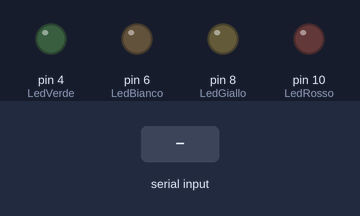
The sketch below on a simulated Arduino Uno, built with avr-gcc and run on an emulated ATmega328P. Parts: output pins drawn as LEDs (lit = HIGH). Dashed ring = blinking. The inputs (shaded band) are chosen by the test bench. What the sketch prints to the serial monitor is not drawn.

Above: at 0.8 s.
0.9 s: "90,45\n" received over Serial
At 1.95 s:
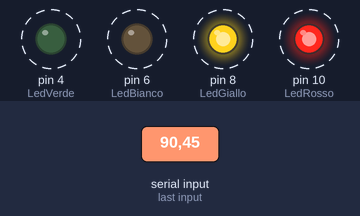
Timing chart, 0 to 9.9 s (numbered marks = the images above; inputs shaded):
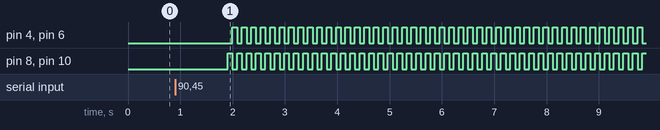

The sketch:

VerificaLed.ino
```cpp
int LedRosso = 10;
int LedGiallo = 8;
int LedBianco = 6;
int LedVerde = 4;
int Tempo;
void setup() {
  // put your setup code here, to run once:
  Serial.begin(9600);
  pinMode(LedRosso,OUTPUT);
  pinMode(LedGiallo,OUTPUT);
  pinMode(LedVerde,OUTPUT);
  pinMode(LedBianco,OUTPUT);
  RichiediTempo();

}

void loop() {
  // put your main code here, to run repeatedly:
  digitalWrite(LedRosso,HIGH);
  digitalWrite(LedGiallo,HIGH);
  digitalWrite(LedBianco,LOW);
  digitalWrite(LedVerde,LOW);
  delay(Tempo);
  digitalWrite(LedRosso,LOW);
  digitalWrite(LedGiallo,LOW);
  digitalWrite(LedBianco,HIGH);
  digitalWrite(LedVerde,HIGH);
  delay(Tempo);


}
void RichiediTempo(){
 Serial.println ( "quantio tempo in millesecondi devono rimanere accesi?");
  while ( Serial.available() == 0)   {};
  Tempo  = Serial.readString().toInt();
}
```

Measured:
- after the input at 0.9 s, pin 4 (LedVerde), pin 6 (LedBianco): alternates HIGH for 0.09 s and LOW for 0.09 s, starting after 1.1 s; pin 8 (LedGiallo), pin 10 (LedRosso): alternates HIGH for 0.09 s and LOW for 0.09 s, starting after 1.0 s
